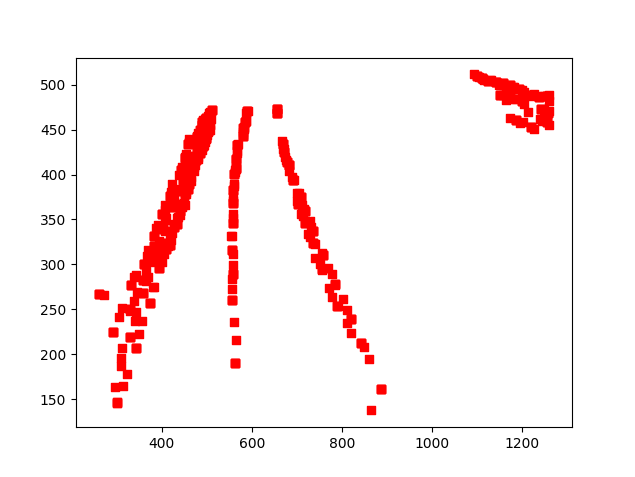
#> input picture sample2_detections.png, 635 x 477 px
$ python -i lane_detection.py   (imports and definitions only)   (older library calls are emulated)
#> lines starting #> are read from the running program, lines starting #| are printed output that depends on the picture; after the words box and inside, x2 and y2 are one past the last pixel; in counts of white or black regions, pixels touching at a corner belong together
import cv2
import numpy as np


def lanes_detection(input_image, output_image):
#> called with output_image = 'out.png'
    height = input_image.shape[0]
#> height = 477
    width = input_image.shape[1]
#> width = 635

    # set the shape we want to be looking at
    region_of_interest_vertices = [(0, height), (0, 3 * height / 8), (width, 3 * height / 8), (width, height)]

    # filters on image
    gray_image = cv2.cvtColor(input_image, cv2.COLOR_RGB2GRAY)
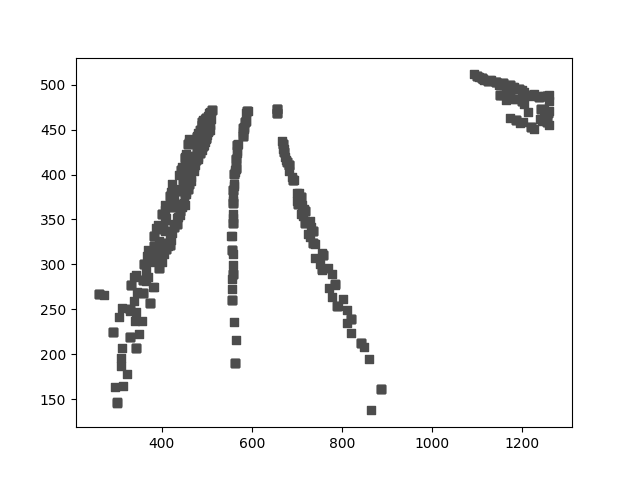
#> gray_image: shape (477, 635); min 0, max 255, mean 243.9
    sobel_image = cv2.Sobel(src=gray_image, ddepth=cv2.CV_8UC1, dx=1, dy=1, ksize=1)
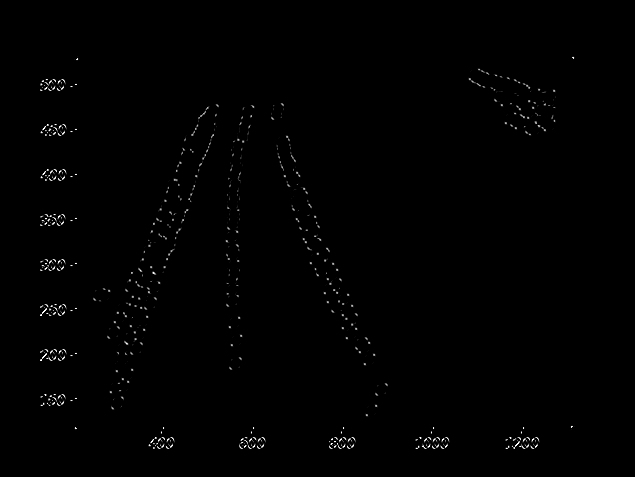
#> sobel_image: shape (477, 635); min 0, max 255, mean 1.4
    canny_image = cv2.Canny(sobel_image, 50, 100, apertureSize=3)
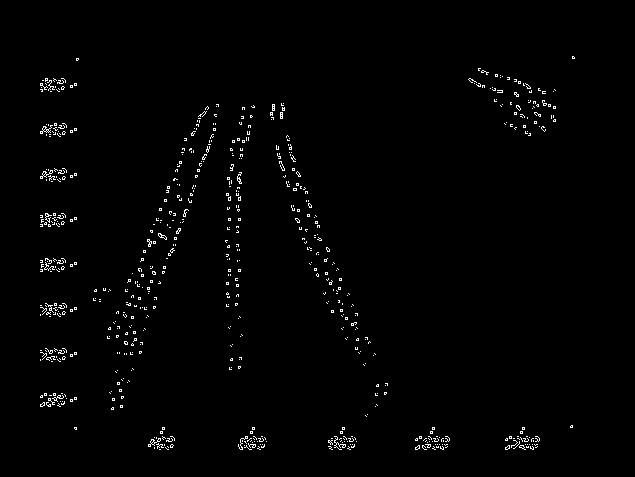
#> canny_image: shape (477, 635); 1.3% white in thin lines or dots, all inside (x1, y1, x2, y2) = (40, 56, 575, 450)

    # Crop the region of interest
    cropped_image = region_of_interest(canny_image, np.array([region_of_interest_vertices], np.int32))

    # Create lines with edge detection
    lines = cv2.HoughLinesP(cropped_image, rho=1, theta=np.pi / 180,
                            threshold=150, lines=np.array([]), minLineLength=200, maxLineGap=80)

    usable_lines = []

    if lines is not None:
        for line_iter in lines:
            l = line_iter[0]
            start_x, start_y, end_x, end_y = l[0], l[1], l[2], l[3]
            line_length = abs(np.sqrt(np.power(start_x - end_x, 2) + np.power(start_y - end_y, 2)))
            if intersect_lines([start_x, start_y, end_x, end_y], [0, height // 2, width, height // 2]) is not False:
                if start_y < height / 2:
                    l[0], l[1] = \
                        intersect_lines([start_x, start_y, end_x, end_y], [0, height // 2, width, height // 2])
                if end_y < height / 2:
                    l[2], l[3] = \
                        intersect_lines([start_x, start_y, end_x, end_y], [0, height // 2, width, height // 2])
            if np.abs(end_x - start_x) < 1.8 * np.abs(end_y - start_y):
                usable_lines.append(l)

    bounding_lines = get_bounding_lines(usable_lines, output_image)

    image_with_lines = draw_lines(output_image, bounding_lines)

    return image_with_lines, bounding_lines


def get_bounding_lines(lines, output_image):
    height = output_image.shape[0]
    width = output_image.shape[1]
    lines_ending_on_border = []
    for l in lines:
        if l[1] == height // 2 or l[3] == height // 2:
            if l[3] == height // 2:
                l[0], l[1], l[2], l[3] = l[2], l[3], l[0], l[1]
            lines_ending_on_border.append(l)

    different_lines = get_different_lines(lines_ending_on_border, output_image)

    return different_lines


# [28 lines left out: functions get_different_lines, get_best_lines, not called in this run]


def get_length_of_line(line):
    line_length = abs(np.sqrt(np.power(line[0] - line[2], 2) + np.power(line[1] - line[3], 2)))
    return line_length


# [33 lines left out: functions choose_longest_line, intersect_lines, round_from_inf, not called in this run]


def region_of_interest(input_image, vertices):
    mask = np.zeros_like(input_image)
    match_mask_color = 255
    cv2.fillPoly(mask, vertices, match_mask_color)
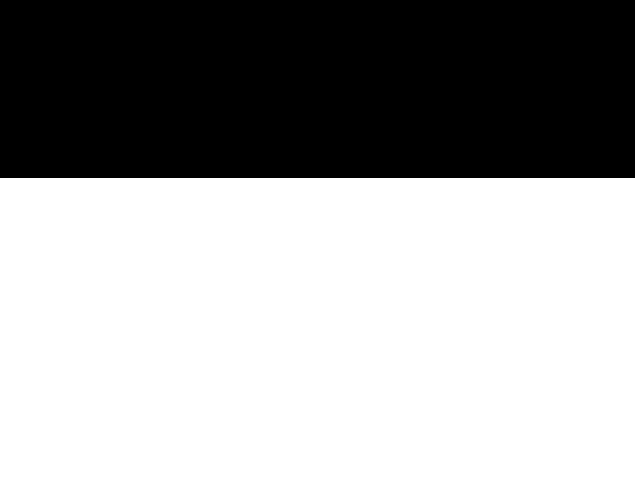
#> mask: shape (477, 635); 62.7% white; 1 black region, box (x1, y1, x2, y2) and area: (0, 0, 635, 178) 113030
    masked_image = cv2.bitwise_and(input_image, mask)
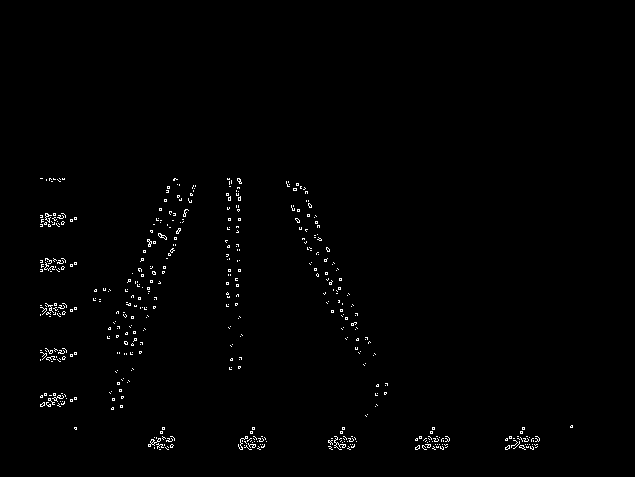
#> masked_image: shape (477, 635); 0.88% white in thin lines or dots, all inside (x1, y1, x2, y2) = (40, 178, 573, 450)
    return masked_image


# [18 lines left out: function draw_lines, not called in this run]

>>> import cv2
>>> picture = cv2.cvtColor(cv2.imread('../sample2_detections.png'), cv2.COLOR_BGR2RGB)
>>> result = lanes_detection(picture, 'out.png')
#> in lanes_detection, `lines = cv2.HoughLinesP(cropped_image, rho=1, theta=np.pi / 180, thres..`: lines = None
#> (the run stopped early here; a loop or call above may not have finished)
